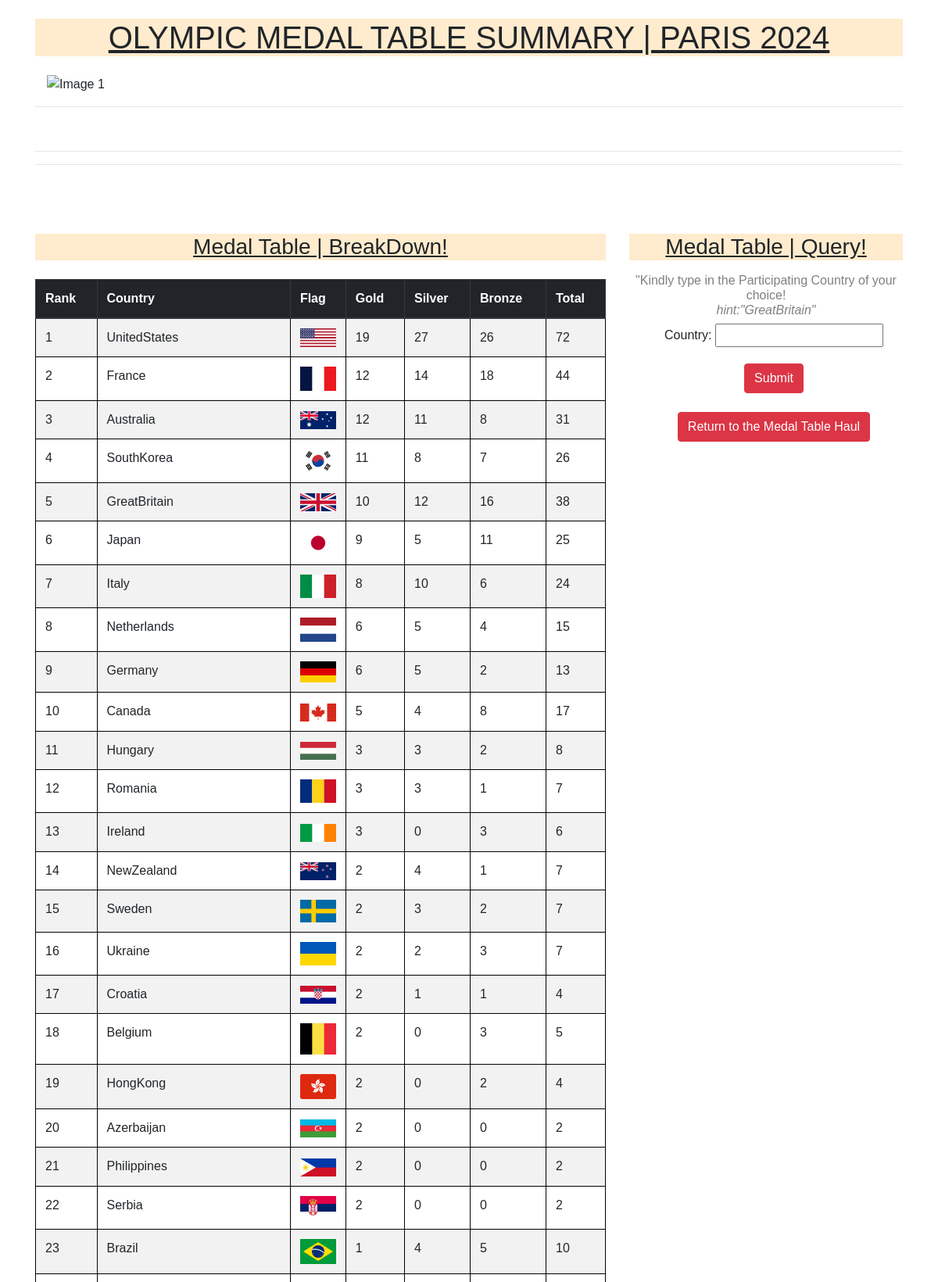
The page / (upper part) on the database its author committed.
### medaltable_app/models.py (models this page shows, shortened)
class MedalTable(models.Model):
    class IOCs(models.TextChoices):
        Afghanistan: "Afghanistan"
        Albania: "Albania"
        Algeria: "Algeria"
        Angola: "Angola"
        Argentina: "Argentina"
        Armenia: "Armenia"
        Australia: "Australia"
        Austria: "Austria"
        Azerbaijan: "Azerbaijan"
        Bahamas: "Bahamas"
        Bahrain: "Bahrain"
        Bangladesh: "Bangladesh"
        Barbados: "Barbados"
        Belarus: "Belarus"
        Belgium: "Belgium"
        Belize: "Belize"
        Benin: "Benin"
        Bhutan: "Bhutan"
        Bolivia: "Bolivia"
        BosniaandHerzegovina: "BosniaandHerzegovina"
        Botswana: "Botswana"
        Brazil: "Brazil"
        Brunei: "Brunei"
        Bulgaria: "Bulgaria"
        BurkinaFaso: "BurkinaFaso"
        Burundi: "Burundi"
        CaboVerde: "CaboVerde"
        Cambodia: "Cambodia"
        Cameroon: "Cameroon"
        Canada: "Canada"
        CentralAfricanRepublic: "CentralAfricanRepublic"
        Chad: "Chad"
        Chile: "Chile"
        China: "China"
        Colombia: "Colombia"
        Comoros: "Comoros"
        CongoBrazzaville: "CongoBrazzaville"
        CongoKinshasa: "CongoKinshasa"
        CostaRica: "CostaRica"
        IvoryCoast: "IvoryCoast"
        Croatia: "Croatia"
        Cuba: "Cuba"
        Cyprus: "Cyprus"
        Czechia: "Czechia"
        Denmark: "Denmark"
        Djibouti: "Djibouti"
        Dominica: "Dominica"
        DominicanRepublic: "DominicanRepublic"
        Ecuador: "Ecuador"
        Egypt: "Egypt"
        ElSalvador: "ElSalvador"
        EquatorialGuinea: "EquatorialGuinea"
        Eritrea: "Eritrea"
        Estonia: "Estonia"
        Ethiopia: "Ethiopia"
        Fiji: "Fiji"
        Finland: "Finland"
        France: "France"
        Gabon: "Gabon"
        Gambia: "Gambia"
        Georgia: "Georgia"
        Germany: "Germany"
        Ghana: "Ghana"
        Greece: "Greece"
        Grenada: "Grenada"
        Guatemala: "Guatemala"
        Guinea: "Guinea"
        GuineaBissau: "GuineaBissau"
        Guyana: "Guyana"
        Haiti: "Haiti"
        Honduras: "Honduras"
        Hungary: "Hungary"
        Iceland: "Iceland"
        India: "India"
        Indonesia: "Indonesia"
        Iran: "Iran"
        Iraq: "Iraq"
        Ireland: "Ireland"
        Israel: "Israel"
        Italy: "Italy"
        Jamaica: "Jamaica"
        Japan: "Japan"
        Jordan: "Jordan"
        Kazakhstan: "Kazakhstan"
        Kenya: "Kenya"
        Kiribati: "Kiribati"
        NorthKorea: "NorthKorea"
        SouthKorea: "SouthKorea"
        Kuwait: "Kuwait"
        Kyrgyzstan: "Kyrgyzstan"
        Laos: "Laos"
        Latvia: "Latvia"
        Lebanon: "Lebanon"
        Lesotho: "Lesotho"
        Liberia: "Liberia"
        Libya: "Libya"
        Lithuania: "Lithuania"
        Luxembourg: "Luxembourg"
        NorthMacedonia: "NorthMacedonia"
        Madagascar: "Madagascar"
        Malawi: "Malawi"
        Malaysia: "Malaysia"
        Maldives: "Maldives"
        Mali: "Mali"
        Malta: "Malta"
        MarshallIslands: "MarshallIslands"
        Mauritania: "Mauritania"
        Mauritius: "Mauritius"
        Mexico: "Mexico"
        Micronesia: "Micronesia"
        Moldova: "Moldova"
        Monaco: "Monaco"
        Mongolia: "Mongolia"
        Montenegro: "Montenegro"
        Morocco: "Morocco"
        Mozambique: "Mozambique"
        Myanmar: "Myanmar"
        Namibia: "Namibia"
        Nauru: "Nauru"
        Nepal: "Nepal"
        Netherlands: "Netherlands"
        NewZealand: "NewZealand"
        Nicaragua: "Nicaragua"
        Niger: "Niger"
        Nigeria: "Nigeria"
        Norway: "Norway"
        Oman: "Oman"
        Pakistan: "Pakistan"
        Palau: "Palau"
        Panama: "Panama"
        PapuaNewGuinea: "PapuaNewGuinea"
        Paraguay: "Paraguay"
        Peru: "Peru"
        Philippines: "Philippines"
        Poland: "Poland"
        Portugal: "Portugal"
        Qatar: "Qatar"
        Réunion: "Réunion"
        Romania: "Romania"
        Russia: "Russia"
        Rwanda: "Rwanda"
        SaintLucia: "SaintLucia"
        Samoa: "Samoa"
        SanMarino: "SanMarino"
        SãoToméandPríncipe: "SãoToméandPríncipe"
        SaudiArabia: "SaudiArabia"
        Senegal: "Senegal"
        Serbia: "Serbia"
        Seychelles: "Seychelles"
        SierraLeone: "SierraLeone"
        Singapore: "Singapore"
        Slovakia: "Slovakia"
        Slovenia: "Slovenia"
        SolomonIslands: "SolomonIslands"
        Somalia: "Somalia"
        SouthAfrica: "SouthAfrica"
        SouthSudan: "SouthSudan"
        Spain: "Spain"
        SriLanka: "SriLanka"
        Sudan: "Sudan"
        Suriname: "Suriname"
        Swaziland: "Swaziland"
        Sweden: "Sweden"
        Switzerland: "Switzerland"
        Syria: "Syria"
        Tajikistan: "Tajikistan"
        Tanzania: "Tanzania"
        Thailand: "Thailand"
        TimorLeste: "TimorLeste"
        Togo: "Togo"
        Tonga: "Tonga"
        TrinidadandTobago: "TrinidadandTobago"
        Tunisia: "Tunisia"
        Turkey: "Turkey"
        Turkmenistan: "Turkmenistan"
        Tuvalu: "Tuvalu"
        Uganda: "Uganda"
        Ukraine: "Ukraine"
        UnitedArabEmirates: "UnitedArabEmirates"
        UnitedKingdom: "UnitedKingdom"
        UnitedStates: "UnitedStates"
        Uruguay: "Uruguay"
        Uzbekistan: "Uzbekistan"
        Vanuatu: "Vanuatu"
        VaticanCity: "VaticanCity"
        Venezuela: "Venezuela"
        Vietnam: "Vietnam"
        Yemen: "Yemen"
        Zambia: "Zambia"
        Zimbabwe: "Zimbabwe"
        IndividualNeutralAthletes: "IndividualNeutralAthletes"
    Rank = models.CharField(max_length=256)
    Country = models.CharField(max_length=256, choices=IOCs.choices)
    Flag = models.CharField(max_length=256)
    Gold = models.CharField(max_length=256)
    Silver = models.CharField(max_length=256)
    Bronze = models.CharField(max_length=256)
    Total = models.CharField(max_length=256)

### medaltable_app/views.py (the view)
# urls.py: path('', views.BackEndMedalTable, name='BackEndMedalTable'),
def BackEndMedalTable(request):
    MedalTable_filter =  MedalTableFilter(request.GET, queryset=MedalTable.objects.all())
    context = {
        'form': MedalTable_filter.form,
        'medaltables': MedalTable_filter.qs
    }
    return render (request, 'medaltable.html', context)

### medaltable_app/templates/medaltable.html (shortened to what this page needs)
{% extends 'base.html' %}
{% block content %}
{% load static %}
<div id="medaltable">
<b><u><center><h1 style="background-color: blanchedalmond">OLYMPIC MEDAL TABLE SUMMARY | PARIS 2024</h1></center></u></b>
<div class="container mt-4">
    <div id="myCarousel" class="carousel slide" data-ride="carousel">
        <div class="carousel-inner">
            <div class="carousel-item active">
                <img src="https://upload.wikimedia.org/wikipedia/en/thumb/d/d1/2024_Summer_Olympics_logo.svg/211px-2024_Summer_Olympics_logo.svg.png" class="d-block mx-auto" alt="Image 1">
            </div>
        </div>
        <a class="carousel-control-prev" href="#myCarousel" role="button" data-slide="prev">
            <span class="carousel-control-prev-icon" aria-hidden="true"></span>
        </a>
        <a class="carousel-control-next" href="#myCarousel" role="button" data-slide="next">
            <span class="carousel-control-next-icon" aria-hidden="true"></span>
        </a>
    </div>
</div>
<hr>
<br>
<hr>
<hr>
<br>
<br>
<div class="row mt-4 g-6">
    <div class="col-8">
        <u><center><h3 class="mb-4" id="medaltable" style="background-color: blanchedalmond;">Medal Table | BreakDown!</h3></center></u>
            <table class="table table-striped">
                <thead class="thead-dark table-bordered">
                  <tr>
                    <th scope="col">Rank</th>
                    <th scope="col">Country</th>
                    <th scope="col">Flag</th>
                    <th scope="col">Gold</th>
                    <th scope="col">Silver</th>
                    <th scope="col">Bronze</th>
                    <th scope="col">Total</th>
                  </tr>
                </thead>
                <tbody>
                    {% for medaltable in medaltables %}
                  <tr>
                    <td>{{medaltable.Rank}}</td>
                    <td>{{medaltable.Country}}</td>
                    {% if medaltable.Country %}
                        <td><img src="{% static 'images/' %}{{medaltable.Country}}.svg"></td>
                    {% else %}
                        <td><img src="{% static 'images/' %}{{medaltable.Country}}.png"></td>
                    {% endif %}
                    <td>{{medaltable.Gold}}</td>
                    <td>{{medaltable.Silver}}</td>
                    <td>{{medaltable.Bronze}}</td>
                    <td>{{medaltable.Total}}</td>
                    {% endfor %}
                  </tr>
                </tbody>
              </table>
    </div>
    <div class="col-4">
        <u><center><h3 class="form-group" style="background-color: blanchedalmond;">Medal Table | Query!</h3></center></u>
        <form method="GET" action="{% url 'BackEndMedalTable' %}">
            <center><h6 style="color:gray">"Kindly type in the Participating Country of your choice! <br> <i>hint:"GreatBritain"</h6></i></h6></center>
            <center>
            <div class="form-check">
                {{ form.as_p }}
                <center><button type="submit" class="btn btn-danger">Submit</button></center>
                <br>
                <center><button hx-get="{% url 'BackEndMedalTable' %}" hx-target="#medaltable" hx-swap="outerHTML" class="btn btn-danger">Return to the Medal Table Haul</button></center>
            </div>
            </center>
        </form>
    </div>
</div>
</div>
{% endblock content %}

### medaltable_app/templates/base.html (shortened to what this page needs)
{% load static %}
<!DOCTYPE html>
<html lang="en">
<head>
    <link rel="stylesheet" href="https://cdnjs.cloudflare.com/ajax/libs/font-awesome/6.0.0-beta3/css/all.min.css">
    <link rel="stylesheet" href="https://maxcdn.bootstrapcdn.com/bootstrap/4.0.0/css/bootstrap.min.css">
</head>
<body>
    <div class="container mt-4" style="font-family: 'Lucida Sans', 'Lucida Sans Regular', 'Lucida Grande', 'Lucida Sans Unicode', Geneva, Verdana, sans-serif;">
        {% block content %}
        {% endblock %}
    </div>
</body>
</html>

### medaltable_app/templates/base.html (style rules this page uses)
table { border-collapse: collapse; width: 100%; }
th, td { border: 1px solid black; padding: 8px; text-align: left; }
th { background-color: #f2f2f2; }

### rows shown on the page
MedalTable: Rank "1", Country "UnitedStates", Country (picture), Gold "19", Silver "27", Bronze "26", Total "72"
MedalTable: Rank "2", Country "France", Country (picture), Gold "12", Silver "14", Bronze "18", Total "44"
MedalTable: Rank "3", Country "Australia", Country (picture), Gold "12", Silver "11", Bronze "8", Total "31"
MedalTable: Rank "4", Country "SouthKorea", Country (picture), Gold "11", Silver "8", Bronze "7", Total "26"
MedalTable: Rank "5", Country "GreatBritain", Country (picture), Gold "10", Silver "12", Bronze "16", Total "38"
MedalTable: Rank "6", Country "Japan", Country (picture), Gold "9", Silver "5", Bronze "11", Total "25"
MedalTable: Rank "7", Country "Italy", Country (picture), Gold "8", Silver "10", Bronze "6", Total "24"
MedalTable: Rank "8", Country "Netherlands", Country (picture), Gold "6", Silver "5", Bronze "4", Total "15"
MedalTable: Rank "9", Country "Germany", Country (picture), Gold "6", Silver "5", Bronze "2", Total "13"
MedalTable: Rank "10", Country "Canada", Country (picture), Gold "5", Silver "4", Bronze "8", Total "17"
MedalTable: Rank "11", Country "Hungary", Country (picture), Gold "3", Silver "3", Bronze "2", Total "8"
MedalTable: Rank "12", Country "Romania", Country (picture), Gold "3", Silver "3", Bronze "1", Total "7"
MedalTable: Rank "13", Country "Ireland", Country (picture), Gold "3", Silver "0", Bronze "3", Total "6"
MedalTable: Rank "14", Country "NewZealand", Country (picture), Gold "2", Silver "4", Bronze "1", Total "7"
MedalTable: Rank "15", Country "Sweden", Country (picture), Gold "2", Silver "3", Bronze "2", Total "7"
MedalTable: Rank "16", Country "Ukraine", Country (picture), Gold "2", Silver "2", Bronze "3", Total "7"
MedalTable: Rank "17", Country "Croatia", Country (picture), Gold "2", Silver "1", Bronze "1", Total "4"
MedalTable: Rank "18", Country "Belgium", Country (picture), Gold "2", Silver "0", Bronze "3", Total "5"
MedalTable: Rank "19", Country "HongKong", Country (picture), Gold "2", Silver "0", Bronze "2", Total "4"
MedalTable: Rank "20", Country "Azerbaijan", Country (picture), Gold "2", Silver "0", Bronze "0", Total "2"
MedalTable: Rank "21", Country "Philippines", Country (picture), Gold "2", Silver "0", Bronze "0", Total "2"
MedalTable: Rank "22", Country "Serbia", Country (picture), Gold "2", Silver "0", Bronze "0", Total "2"
MedalTable: Rank "23", Country "Brazil", Country (picture), Gold "1", Silver "4", Bronze "5", Total "10"
